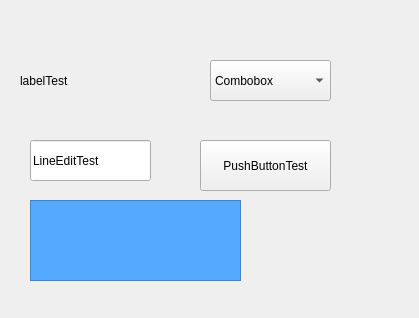
<?xml version="1.0" encoding="UTF-8"?>
<ui version="4.0">
 <class>Widget</class>
 <widget class="QWidget" name="Widget">
  <property name="geometry">
   <rect>
    <x>0</x>
    <y>0</y>
    <width>419</width>
    <height>318</height>
   </rect>
  </property>
  <property name="windowTitle">
   <string>Widget</string>
  </property>
  <widget class="QLabel" name="label">
   <property name="geometry">
    <rect>
     <x>20</x>
     <y>60</y>
     <width>251</width>
     <height>41</height>
    </rect>
   </property>
   <property name="styleSheet">
    <string notr="true">font: 20pt &quot;Sans Serif&quot;;</string>
   </property>
   <property name="text">
    <string>labelTest</string>
   </property>
  </widget>
  <widget class="QComboBox" name="comboBox">
   <property name="geometry">
    <rect>
     <x>210</x>
     <y>60</y>
     <width>121</width>
     <height>41</height>
    </rect>
   </property>
   <item>
    <property name="text">
     <string>Combobox</string>
    </property>
   </item>
   <item>
    <property name="text">
     <string>Combobox</string>
    </property>
   </item>
  </widget>
  <widget class="QLineEdit" name="lineEdit">
   <property name="geometry">
    <rect>
     <x>30</x>
     <y>140</y>
     <width>121</width>
     <height>41</height>
    </rect>
   </property>
   <property name="text">
    <string>LineEditTest</string>
   </property>
  </widget>
  <widget class="QPushButton" name="pushButton">
   <property name="geometry">
    <rect>
     <x>200</x>
     <y>140</y>
     <width>131</width>
     <height>51</height>
    </rect>
   </property>
   <property name="text">
    <string>PushButtonTest</string>
   </property>
  </widget>
  <widget class="QFrame" name="frame">
   <property name="geometry">
    <rect>
     <x>30</x>
     <y>200</y>
     <width>211</width>
     <height>81</height>
    </rect>
   </property>
   <property name="styleSheet">
    <string notr="true">background-color: rgb(85, 170, 255);</string>
   </property>
   <property name="frameShape">
    <enum>QFrame::StyledPanel</enum>
   </property>
   <property name="frameShadow">
    <enum>QFrame::Raised</enum>
   </property>
  </widget>
 </widget>
 <layoutdefault spacing="6" margin="11"/>
 <resources/>
 <connections/>
</ui>
